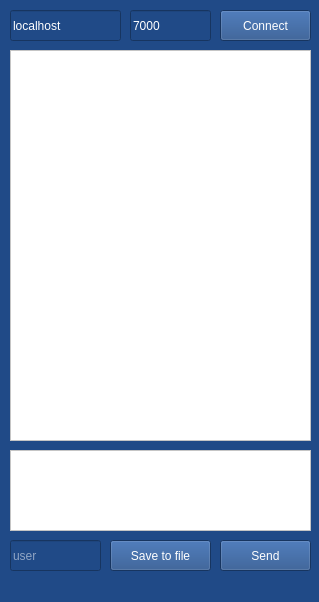
<?xml version="1.0" encoding="UTF-8"?>
<ui version="4.0">
 <class>MainWindow</class>
 <widget class="QMainWindow" name="MainWindow">
  <property name="geometry">
   <rect>
    <x>0</x>
    <y>0</y>
    <width>319</width>
    <height>602</height>
   </rect>
  </property>
  <property name="windowTitle">
   <string>MainWindow</string>
  </property>
  <property name="styleSheet">
   <string notr="true">background-color: rgb(32, 74, 135);
color: rgb(255, 255, 255);</string>
  </property>
  <widget class="QWidget" name="centralWidget">
   <widget class="QTextBrowser" name="log">
    <property name="geometry">
     <rect>
      <x>10</x>
      <y>50</y>
      <width>301</width>
      <height>391</height>
     </rect>
    </property>
    <property name="styleSheet">
     <string notr="true">background-color: rgb(255, 255, 255);
color: rgb(0, 0, 0);</string>
    </property>
   </widget>
   <widget class="QTextEdit" name="input">
    <property name="geometry">
     <rect>
      <x>10</x>
      <y>450</y>
      <width>301</width>
      <height>81</height>
     </rect>
    </property>
    <property name="styleSheet">
     <string notr="true">background-color: rgb(255, 255, 255);
color: rgb(0, 0, 0);</string>
    </property>
   </widget>
   <widget class="QPushButton" name="send">
    <property name="geometry">
     <rect>
      <x>220</x>
      <y>540</y>
      <width>91</width>
      <height>31</height>
     </rect>
    </property>
    <property name="text">
     <string>Send</string>
    </property>
   </widget>
   <widget class="QLineEdit" name="host">
    <property name="enabled">
     <bool>true</bool>
    </property>
    <property name="geometry">
     <rect>
      <x>10</x>
      <y>10</y>
      <width>111</width>
      <height>31</height>
     </rect>
    </property>
    <property name="text">
     <string>localhost</string>
    </property>
    <property name="placeholderText">
     <string>ip address</string>
    </property>
   </widget>
   <widget class="QLineEdit" name="port">
    <property name="geometry">
     <rect>
      <x>130</x>
      <y>10</y>
      <width>81</width>
      <height>31</height>
     </rect>
    </property>
    <property name="text">
     <string>7000</string>
    </property>
    <property name="placeholderText">
     <string>port</string>
    </property>
   </widget>
   <widget class="QPushButton" name="connect">
    <property name="geometry">
     <rect>
      <x>220</x>
      <y>10</y>
      <width>91</width>
      <height>31</height>
     </rect>
    </property>
    <property name="text">
     <string>Connect</string>
    </property>
   </widget>
   <widget class="QLineEdit" name="user">
    <property name="geometry">
     <rect>
      <x>10</x>
      <y>540</y>
      <width>91</width>
      <height>31</height>
     </rect>
    </property>
    <property name="text">
     <string/>
    </property>
    <property name="placeholderText">
     <string>user</string>
    </property>
   </widget>
   <widget class="QPushButton" name="save">
    <property name="geometry">
     <rect>
      <x>110</x>
      <y>540</y>
      <width>101</width>
      <height>31</height>
     </rect>
    </property>
    <property name="text">
     <string>Save to file</string>
    </property>
   </widget>
  </widget>
  <widget class="QMenuBar" name="menuBar">
   <property name="geometry">
    <rect>
     <x>0</x>
     <y>0</y>
     <width>319</width>
     <height>34</height>
    </rect>
   </property>
  </widget>
 </widget>
 <layoutdefault spacing="6" margin="11"/>
 <resources/>
 <connections/>
</ui>
